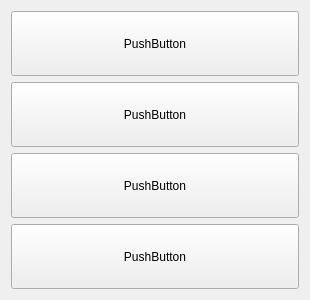
<?xml version="1.0" encoding="UTF-8"?>
<ui version="4.0">
 <class>Form</class>
 <widget class="QWidget" name="Form">
  <property name="geometry">
   <rect>
    <x>0</x>
    <y>0</y>
    <width>310</width>
    <height>300</height>
   </rect>
  </property>
  <property name="windowTitle">
   <string>Form</string>
  </property>
  <layout class="QVBoxLayout" name="verticalLayout">
   <item>
    <widget class="QPushButton" name="pushButton_1">
     <property name="sizePolicy">
      <sizepolicy hsizetype="Expanding" vsizetype="Minimum">
       <horstretch>0</horstretch>
       <verstretch>0</verstretch>
      </sizepolicy>
     </property>
     <property name="text">
      <string>PushButton</string>
     </property>
    </widget>
   </item>
   <item>
    <widget class="QPushButton" name="pushButton_2">
     <property name="sizePolicy">
      <sizepolicy hsizetype="Expanding" vsizetype="Minimum">
       <horstretch>0</horstretch>
       <verstretch>0</verstretch>
      </sizepolicy>
     </property>
     <property name="text">
      <string>PushButton</string>
     </property>
    </widget>
   </item>
   <item>
    <widget class="QPushButton" name="pushButton_3">
     <property name="sizePolicy">
      <sizepolicy hsizetype="Expanding" vsizetype="Minimum">
       <horstretch>0</horstretch>
       <verstretch>0</verstretch>
      </sizepolicy>
     </property>
     <property name="text">
      <string>PushButton</string>
     </property>
    </widget>
   </item>
   <item>
    <widget class="QPushButton" name="pushButton_4">
     <property name="sizePolicy">
      <sizepolicy hsizetype="Expanding" vsizetype="Minimum">
       <horstretch>0</horstretch>
       <verstretch>0</verstretch>
      </sizepolicy>
     </property>
     <property name="text">
      <string>PushButton</string>
     </property>
    </widget>
   </item>
  </layout>
 </widget>
 <resources/>
 <connections/>
</ui>
